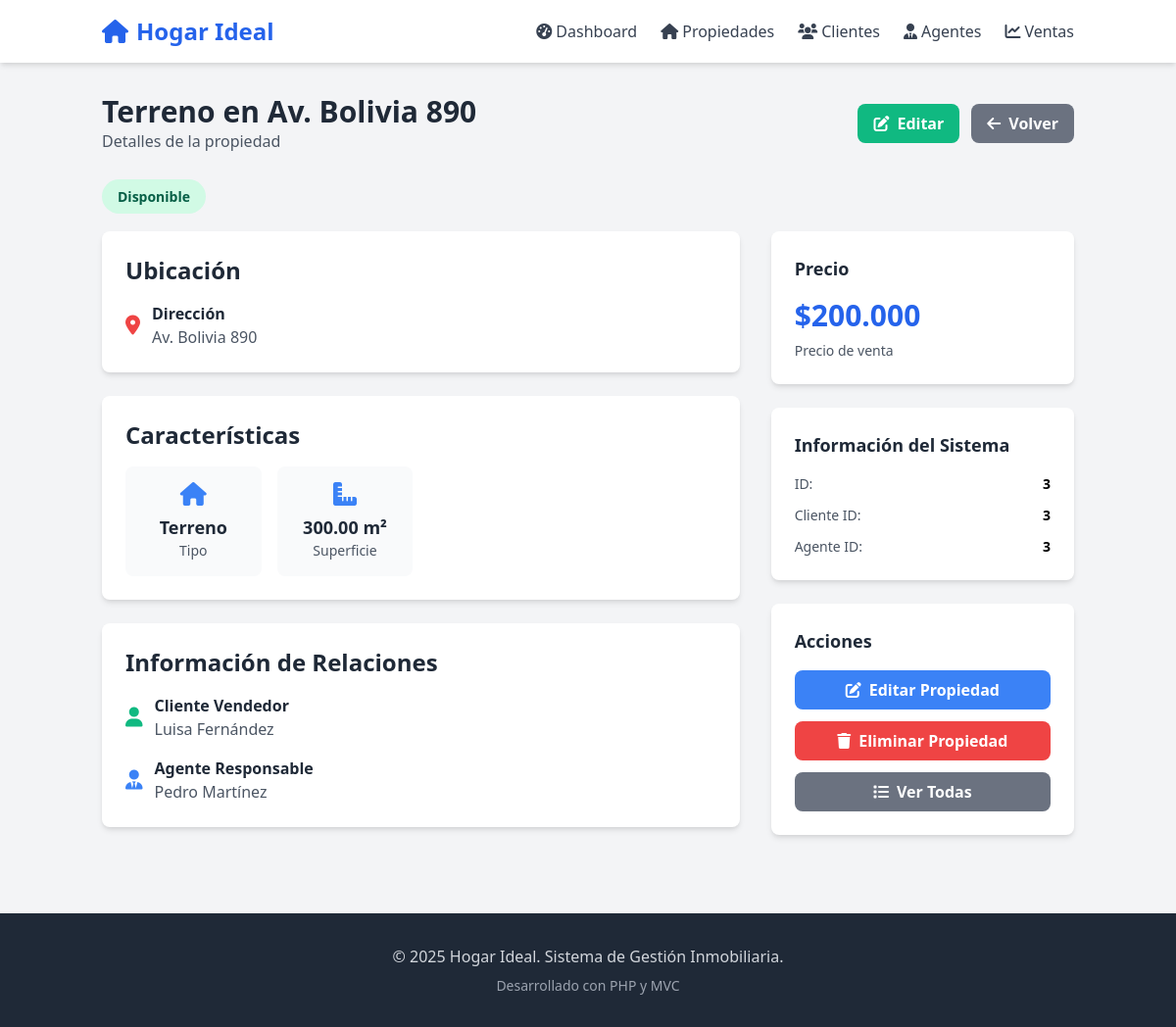
Before: /index.php?controller=propiedad&action=show&id=3 with the older database file.
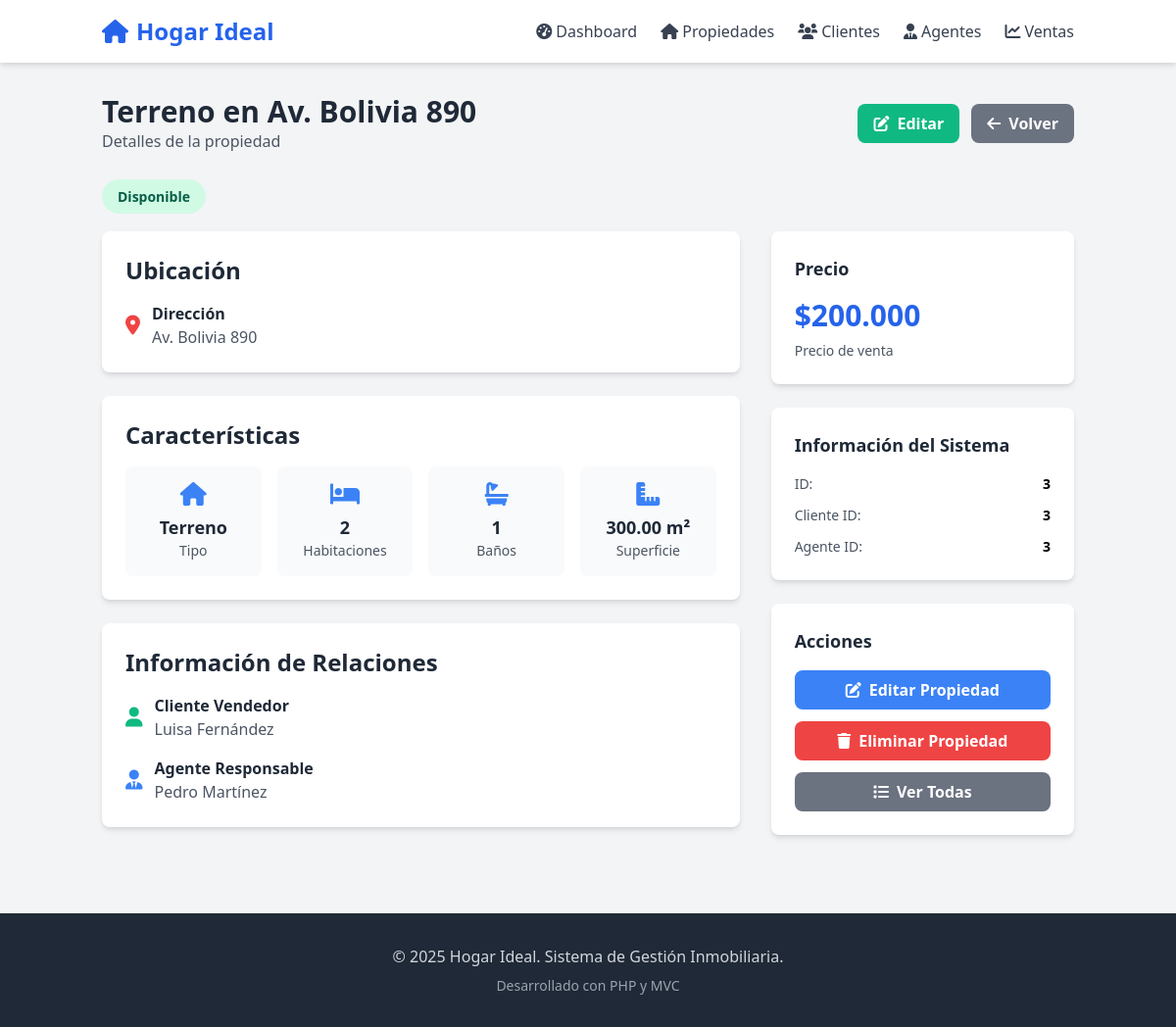
After: the same page with the newer database file.
### tables this page shows
CREATE TABLE `propiedad` (
  `id_propiedad` int NOT NULL,
  `tipo` enum('casa','apartamento','terreno','local') NOT NULL,
  `direccion` varchar(200) NOT NULL,
  `habitaciones` int DEFAULT NULL,
  `banos` int DEFAULT NULL,
  `superficie` decimal(10,2) NOT NULL,
  `precio` decimal(12,2) NOT NULL,
  `portada` varchar(255) DEFAULT NULL,
  `estado` enum('disponible','vendida') DEFAULT 'disponible',
  `id_cliente_vendedor` int NOT NULL,
  `id_agente` int NOT NULL
);

CREATE TABLE `cliente` (
  `id_cliente` int NOT NULL,
  `nombre_completo` varchar(100) NOT NULL,
  `direccion` varchar(200) NOT NULL,
  `telefono` varchar(20) NOT NULL,
  `email` varchar(100) DEFAULT NULL,
  `tipo` enum('Comprador','Vendedor','Ambos') NOT NULL
);

CREATE TABLE `agente` (
  `id_agente` int NOT NULL,
  `nombre_completo` varchar(100) NOT NULL,
  `telefono` varchar(20) NOT NULL,
  `email` varchar(100) DEFAULT NULL,
  `zona_asignada` varchar(50) NOT NULL,
  `activo` tinyint(1) DEFAULT '1'
);

### controllers/PropiedadController.php (called while the page is built, shortened)
<?php
require_once 'models/Propiedad.php';
class PropiedadController {
    private $propiedadModel;
    public function __construct() {
        $this->propiedadModel = new Propiedad();
    }
    public function show($id) {
        $propiedad = $this->propiedadModel->getById($id);
        include 'views/propiedades/show.php';
    }
}
?>

### models/Propiedad.php (called while the page is built, shortened)
<?php
require_once 'config/database.php';
class Propiedad {
    private $pdo;
    public function __construct() {
        global $pdo;
        $this->pdo = $pdo;
    }
    public function getById($id) {
        $stmt = $this->pdo->prepare("SELECT p.*, c.nombre_completo as cliente_vendedor, a.nombre_completo as agente_nombre
        FROM propiedad p
        LEFT JOIN cliente c ON p.id_cliente_vendedor = c.id_cliente
        LEFT JOIN agente a ON p.id_agente = a.id_agente
        WHERE p.id_propiedad = ?");
        $stmt->execute([$id]);
        return $stmt->fetch(PDO::FETCH_ASSOC);
    }
}
?>

### views/propiedades/show.php (the view, shortened to what the changed rows need)
<div class="container mx-auto px-4 py-8">
    <div class="flex justify-between items-center mb-8">
        <div>
            <h1 class="text-3xl font-bold text-gray-800"><?php echo ucfirst($propiedad['tipo']); ?> en <?php echo htmlspecialchars($propiedad['direccion']); ?></h1>
            <p class="text-gray-600">Detalles de la propiedad</p>
        </div>
    </div>
    <div class="mb-6">
        <span class="px-4 py-2 text-sm font-semibold rounded-full
            <?php echo $propiedad['estado'] === 'disponible' ? 'bg-green-100 text-green-800' : 'bg-red-100 text-red-800'; ?>">
            <?php echo ucfirst($propiedad['estado']); ?>
        </span>
    </div>
    <div class="grid grid-cols-1 lg:grid-cols-3 gap-8">
        <div class="lg:col-span-2">
            <div class="bg-white rounded-lg shadow-md p-6 mb-6">
                <h2 class="text-2xl font-bold text-gray-800 mb-4">Ubicación</h2>
                <div class="space-y-3">
                    <div class="flex items-center">
                        <div>
                            <div class="font-semibold text-gray-800">Dirección</div>
                            <div class="text-gray-600"><?php echo htmlspecialchars($propiedad['direccion']); ?></div>
                        </div>
                    </div>
                </div>
            </div>
            <div class="bg-white rounded-lg shadow-md p-6 mb-6">
                <h2 class="text-2xl font-bold text-gray-800 mb-4">Características</h2>
                <div class="grid grid-cols-2 md:grid-cols-4 gap-4">
                    <div class="text-center p-4 bg-gray-50 rounded-lg">
                        <i class="fas fa-home text-2xl text-blue-500 mb-2"></i>
                        <div class="text-lg font-semibold text-gray-800"><?php echo ucfirst($propiedad['tipo']); ?></div>
                        <div class="text-sm text-gray-600">Tipo</div>
                    </div>
                    <?php if ($propiedad['habitaciones']): ?>
                    <div class="text-center p-4 bg-gray-50 rounded-lg">
                        <i class="fas fa-bed text-2xl text-blue-500 mb-2"></i>
                        <div class="text-lg font-semibold text-gray-800"><?php echo $propiedad['habitaciones']; ?></div>
                        <div class="text-sm text-gray-600">Habitaciones</div>
                    </div>
                    <?php endif; ?>
                    <?php if ($propiedad['banos']): ?>
                    <div class="text-center p-4 bg-gray-50 rounded-lg">
                        <i class="fas fa-bath text-2xl text-blue-500 mb-2"></i>
                        <div class="text-lg font-semibold text-gray-800"><?php echo $propiedad['banos']; ?></div>
                        <div class="text-sm text-gray-600">Baños</div>
                    </div>
                    <?php endif; ?>
                    <div class="text-center p-4 bg-gray-50 rounded-lg">
                        <i class="fas fa-ruler-combined text-2xl text-blue-500 mb-2"></i>
                        <div class="text-lg font-semibold text-gray-800"><?php echo $propiedad['superficie']; ?> m²</div>
                        <div class="text-sm text-gray-600">Superficie</div>
                    </div>
                </div>
            </div>
            <div class="bg-white rounded-lg shadow-md p-6">
                <h2 class="text-2xl font-bold text-gray-800 mb-4">Información de Relaciones</h2>
                <div class="space-y-4">
                    <div class="flex items-center">
                        <div>
                            <div class="font-semibold text-gray-800">Cliente Vendedor</div>
                            <div class="text-gray-600"><?php echo htmlspecialchars($propiedad['cliente_vendedor'] ?? 'N/A'); ?></div>
                        </div>
                    </div>
                    <div class="flex items-center">
                        <div>
                            <div class="font-semibold text-gray-800">Agente Responsable</div>
                            <div class="text-gray-600"><?php echo htmlspecialchars($propiedad['agente_nombre'] ?? 'N/A'); ?></div>
                        </div>
                    </div>
                </div>
            </div>
        </div>
        <div class="lg:col-span-1">
            <div class="bg-white rounded-lg shadow-md p-6 mb-6">
                <h3 class="text-lg font-semibold text-gray-800 mb-4">Precio</h3>
                <div class="text-3xl font-bold text-blue-600 mb-2">
                    $<?php echo number_format($propiedad['precio'], 0, ',', '.'); ?>
                </div>
                <p class="text-gray-600 text-sm">Precio de venta</p>
            </div>
            <div class="bg-white rounded-lg shadow-md p-6 mb-6">
                <div class="space-y-3 text-sm">
                    <div class="flex justify-between">
                        <span class="text-gray-600">ID:</span>
                        <span class="font-semibold"><?php echo $propiedad['id_propiedad']; ?></span>
                    </div>
                    <div class="flex justify-between">
                        <span class="text-gray-600">Cliente ID:</span>
                        <span class="font-semibold"><?php echo $propiedad['id_cliente_vendedor']; ?></span>
                    </div>
                    <div class="flex justify-between">
                        <span class="text-gray-600">Agente ID:</span>
                        <span class="font-semibold"><?php echo $propiedad['id_agente']; ?></span>
                    </div>
                </div>
            </div>
        </div>
    </div>
</div>
<?php
include 'views/layouts/main.php';
?>

Changed rows visible on the page:
changed propiedad "Terreno": habitaciones (not shown) → "2"; banos (not shown) → "1"
Other visible differences:
text now shown: "Habitaciones Baños"
